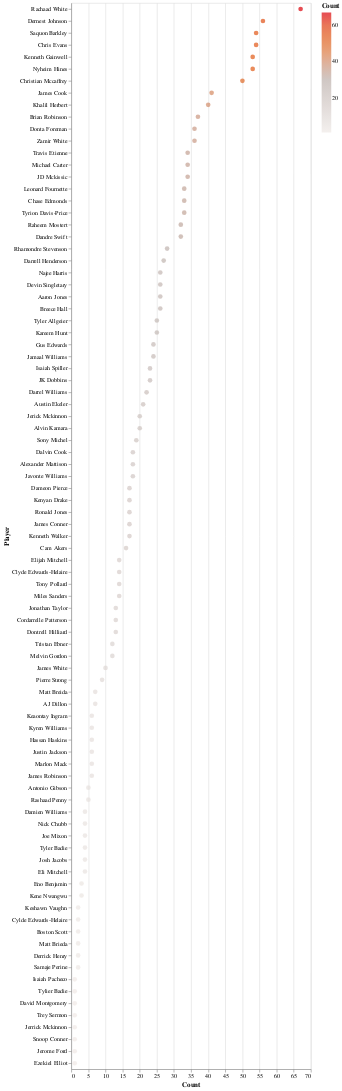

Notebook code cell kept with this figure:
### Code cell
#RB Exposure
alt.Chart(RB_exp).mark_circle(size=60).encode(
    x='Count',
     y=alt.Y("Player", sort='-x'),
    color=alt.Color('Count', scale=alt.Scale(scheme='lightgreyred')),
    tooltip=['Player', 'Count', '%', 'Cap', 'Pick', 'Value']
).interactive()

### Figure 1 — Vega-Lite specification as saved in the notebook (floating-point values rounded to 4 significant figures)
{"config": {"view": {"continuousWidth": 400, "continuousHeight": 300}}, "data": {"name": "data-f984b4d5578955dfdb89e7ee8a06fb7d"}, "mark": {"type": "circle", "size": 60}, "encoding": {"color": {"field": "Count", "scale": {"scheme": "lightgreyred"}, "type": "quantitative"}, "tooltip": [{"field": "Player", "type": "nominal"}, {"field": "Count", "type": "quantitative"}, {"field": "%", "type": "quantitative"}, {"field": "Cap", "type": "quantitative"}, {"field": "Pick", "type": "quantitative"}, {"field": "Value", "type": "quantitative"}], "x": {"field": "Count", "type": "quantitative"}, "y": {"field": "Player", "sort": "-x", "type": "nominal"}}, "selection": {"selector004": {"type": "interval", "bind": "scales", "encodings": ["x", "y"]}}, "$schema": "https://vega.github.io/schema/vega-lite/v4.17.0.json", "datasets": {"data-f984b4d5578955dfdb89e7ee8a06fb7d": [{"Player": "Rachaad White", "Count": 67, "%": 23.5, "POS": "RB", "3": 6, "4": 2, "5": 37, "25": 22, "Cap": 761, "Pick": 131.4, "Value": -1.134}, {"Player": "Dernest Johnson", "Count": 56, "%": 19.6, "POS": "RB", "3": 7, "4": 8, "5": 12, "25": 29, "Cap": 838, "Pick": 217.3, "Value": 0.7714}, {"Player": "Saquon Barkley", "Count": 54, "%": 18.9, "POS": "RB", "3": 0, "4": 5, "5": 20, "25": 29, "Cap": 845, "Pick": 21.78, "Value": -1.369}, {"Player": "Chris Evans", "Count": 54, "%": 18.9, "POS": "RB", "3": 5, "4": 2, "5": 32, "25": 15, "Cap": 558, "Pick": 216.9, "Value": 1.18}, {"Player": "Kenneth Gainwell", "Count": 53, "%": 18.6, "POS": "RB", "3": 3, "4": 2, "5": 28, "25": 20, "Cap": 657, "Pick": 154.3, "Value": -0.3302}, {"Player": "Nyheim Hines", "Count": 53, "%": 18.6, "POS": "RB", "3": 6, "4": 4, "5": 19, "25": 24, "Cap": 729, "Pick": 139.1, "Value": 1.172}, {"Player": "Christian Mccaffrey", "Count": 50, "%": 17.5, "POS": "RB", "3": 7, "4": 2, "5": 26, "25": 15, "Cap": 534, "Pick": 2.3, "Value": -0.662}, {"Player": "James Cook", "Count": 41, "%": 14.4, "POS": "RB", "3": 0, "4": 0, "5": 19, "25": 22, "Cap": 645, "Pick": 107.7, "Value": 1.012}, {"Player": "Khalil Herbert", "Count": 40, "%": 14.0, "POS": "RB", "3": 2, "4": 0, "5": 21, "25": 17, "Cap": 536, "Pick": 171.9, "Value": 3.285}, {"Player": "Brian Robinson", "Count": 37, "%": 13.0, "POS": "RB", "3": 3, "4": 3, "5": 17, "25": 14, "Cap": 456, "Pick": 192.2, "Value": 2.046}, {"Player": "Donta Foreman", "Count": 36, "%": 12.6, "POS": "RB", "3": 4, "4": 2, "5": 23, "25": 7, "Cap": 310, "Pick": 205.4, "Value": 2.044}, {"Player": "Zamir White", "Count": 36, "%": 12.6, "POS": "RB", "3": 3, "4": 1, "5": 18, "25": 14, "Cap": 453, "Pick": 202.1, "Value": 1.125}, {"Player": "Travis Etienne", "Count": 34, "%": 11.9, "POS": "RB", "3": 1, "4": 0, "5": 28, "25": 5, "Cap": 268, "Pick": 44.94, "Value": -0.005882}, {"Player": "Michael Carter", "Count": 34, "%": 11.9, "POS": "RB", "3": 3, "4": 5, "5": 11, "25": 15, "Cap": 459, "Pick": 137.8, "Value": 3.697}, {"Player": "JD Mckissic", "Count": 34, "%": 11.9, "POS": "RB", "3": 2, "4": 1, "5": 16, "25": 15, "Cap": 465, "Pick": 166.8, "Value": 5.638}, {"Player": "Leonard Fournette", "Count": 33, "%": 11.6, "POS": "RB", "3": 4, "4": 3, "5": 8, "25": 18, "Cap": 514, "Pick": 23.88, "Value": 1.37}, {"Player": "Chase Edmonds", "Count": 33, "%": 11.6, "POS": "RB", "3": 6, "4": 5, "5": 13, "25": 9, "Cap": 328, "Pick": 106.2, "Value": 5.082}, {"Player": "Tyrion Davis-Price", "Count": 33, "%": 11.6, "POS": "RB", "3": 3, "4": 0, "5": 12, "25": 18, "Cap": 519, "Pick": 174.3, "Value": 3.248}, {"Player": "Raheem Mostert", "Count": 32, "%": 11.2, "POS": "RB", "3": 1, "4": 0, "5": 15, "25": 16, "Cap": 478, "Pick": 186.9, "Value": 7.853}, {"Player": "Dandre Swift", "Count": 32, "%": 11.2, "POS": "RB", "3": 3, "4": 0, "5": 9, "25": 20, "Cap": 554, "Pick": 16.34, "Value": 0.05625}, {"Player": "Rhamondre Stevenson", "Count": 28, "%": 9.8, "POS": "RB", "3": 1, "4": 0, "5": 15, "25": 12, "Cap": 378, "Pick": 118.7, "Value": 4.182}, {"Player": "Darrell Henderson", "Count": 27, "%": 9.5, "POS": "RB", "3": 3, "4": 3, "5": 12, "25": 9, "Cap": 306, "Pick": 147.0, "Value": 4.648}, {"Player": "Najee Harris", "Count": 26, "%": 9.1, "POS": "RB", "3": 1, "4": 0, "5": 13, "25": 12, "Cap": 368, "Pick": 10.65, "Value": 1.138}, {"Player": "Devin Singletary", "Count": 26, "%": 9.1, "POS": "RB", "3": 0, "4": 1, "5": 12, "25": 13, "Cap": 389, "Pick": 98.27, "Value": 4.273}, {"Player": "Aaron Jones", "Count": 26, "%": 9.1, "POS": "RB", "3": 2, "4": 1, "5": 13, "25": 10, "Cap": 325, "Pick": 20.85, "Value": 0.2654}, {"Player": "Breece Hall", "Count": 26, "%": 9.1, "POS": "RB", "3": 2, "4": 2, "5": 10, "25": 12, "Cap": 364, "Pick": 50.54, "Value": 2.169}, {"Player": "Tyler Allgeier", "Count": 25, "%": 8.8, "POS": "RB", "3": 2, "4": 1, "5": 7, "25": 15, "Cap": 420, "Pick": 148.6, "Value": 0.328}, {"Player": "Kareem Hunt", "Count": 25, "%": 8.8, "POS": "RB", "3": 0, "4": 2, "5": 11, "25": 12, "Cap": 363, "Pick": 102.9, "Value": 5.104}, {"Player": "Gus Edwards", "Count": 24, "%": 8.4, "POS": "RB", "3": 1, "4": 2, "5": 5, "25": 16, "Cap": 436, "Pick": 171.2, "Value": 1.621}, {"Player": "Jamaal Williams", "Count": 24, "%": 8.4, "POS": "RB", "3": 3, "4": 2, "5": 5, "25": 14, "Cap": 392, "Pick": 179.2, "Value": -0.5167}, {"Player": "Isaiah Spiller", "Count": 23, "%": 8.1, "POS": "RB", "3": 3, "4": 2, "5": 9, "25": 9, "Cap": 287, "Pick": 140.5, "Value": 4.435}, {"Player": "JK Dobbins", "Count": 23, "%": 8.1, "POS": "RB", "3": 1, "4": 1, "5": 7, "25": 14, "Cap": 392, "Pick": 65.52, "Value": 3.161}, {"Player": "Darrel Williams", "Count": 22, "%": 7.7, "POS": "RB", "3": 1, "4": 0, "5": 16, "25": 5, "Cap": 208, "Pick": 184.7, "Value": 2.273}, {"Player": "Austin Ekeler", "Count": 21, "%": 7.4, "POS": "RB", "3": 1, "4": 2, "5": 3, "25": 15, "Cap": 401, "Pick": 6.714, "Value": 0.4905}, {"Player": "Jerick Mckinnon", "Count": 20, "%": 7.0, "POS": "RB", "3": 0, "4": 5, "5": 2, "25": 13, "Cap": 355, "Pick": 189.9, "Value": 3.41}, {"Player": "Alvin Kamara", "Count": 20, "%": 7.0, "POS": "RB", "3": 2, "4": 2, "5": 10, "25": 6, "Cap": 214, "Pick": 23.75, "Value": 1.32}, {"Player": "Sony Michel", "Count": 19, "%": 6.7, "POS": "RB", "3": 1, "4": 0, "5": 11, "25": 7, "Cap": 233, "Pick": 213.7, "Value": 0.4105}, {"Player": "Dalvin Cook", "Count": 18, "%": 6.3, "POS": "RB", "3": 2, "4": 1, "5": 9, "25": 6, "Cap": 205, "Pick": 11.28, "Value": 1.106}, {"Player": "Alexander Mattison", "Count": 18, "%": 6.3, "POS": "RB", "3": 0, "4": 0, "5": 7, "25": 11, "Cap": 310, "Pick": 128.2, "Value": 3.994}, {"Player": "Javonte Williams", "Count": 18, "%": 6.3, "POS": "RB", "3": 1, "4": 0, "5": 7, "25": 10, "Cap": 288, "Pick": 27.94, "Value": 2.678}, {"Player": "Dameon Pierce", "Count": 17, "%": 6.0, "POS": "RB", "3": 0, "4": 1, "5": 10, "25": 6, "Cap": 204, "Pick": 136.1, "Value": 4.047}, {"Player": "Kenyan Drake", "Count": 17, "%": 6.0, "POS": "RB", "3": 0, "4": 1, "5": 12, "25": 4, "Cap": 164, "Pick": 214.2, "Value": 3.124}, {"Player": "Ronald Jones", "Count": 17, "%": 6.0, "POS": "RB", "3": 2, "4": 1, "5": 7, "25": 7, "Cap": 220, "Pick": 138.2, "Value": 3.565}, {"Player": "James Conner", "Count": 17, "%": 6.0, "POS": "RB", "3": 0, "4": 0, "5": 5, "25": 12, "Cap": 325, "Pick": 40.94, "Value": 2.529}, {"Player": "Kenneth Walker", "Count": 17, "%": 6.0, "POS": "RB", "3": 2, "4": 3, "5": 6, "25": 6, "Cap": 198, "Pick": 116.0, "Value": 5.529}, {"Player": "Cam Akers", "Count": 16, "%": 5.6, "POS": "RB", "3": 1, "4": 2, "5": 3, "25": 10, "Cap": 276, "Pick": 43.75, "Value": 2.275}, {"Player": "Elijah Mitchell", "Count": 14, "%": 4.9, "POS": "RB", "3": 1, "4": 0, "5": 6, "25": 7, "Cap": 208, "Pick": 71.0, "Value": 5.279}, {"Player": "Clyde Edwards-Helaire", "Count": 14, "%": 4.9, "POS": "RB", "3": 1, "4": 0, "5": 6, "25": 7, "Cap": 208, "Pick": 82.43, "Value": 3.929}, {"Player": "Tony Pollard", "Count": 14, "%": 4.9, "POS": "RB", "3": 2, "4": 2, "5": 1, "25": 9, "Cap": 244, "Pick": 90.0, "Value": 1.564}, {"Player": "Miles Sanders", "Count": 14, "%": 4.9, "POS": "RB", "3": 1, "4": 0, "5": 1, "25": 12, "Cap": 308, "Pick": 90.93, "Value": 0.3429}, {"Player": "Jonathan Taylor", "Count": 13, "%": 4.6, "POS": "RB", "3": 0, "4": 0, "5": 4, "25": 9, "Cap": 245, "Pick": 1.077, "Value": -0.02308}, {"Player": "Cordarrelle Patterson", "Count": 13, "%": 4.6, "POS": "RB", "3": 1, "4": 4, "5": 4, "25": 4, "Cap": 139, "Pick": 104.8, "Value": 8.685}, {"Player": "Dontrell Hilliard", "Count": 13, "%": 4.6, "POS": "RB", "3": 2, "4": 1, "5": 4, "25": 6, "Cap": 180, "Pick": 230.6, "Value": 0.6923}, {"Player": "Tristan Ebner", "Count": 12, "%": 4.2, "POS": "RB", "3": 1, "4": 0, "5": 0, "25": 11, "Cap": 278, "Pick": 227.2, "Value": 0.8583}, {"Player": "Melvin Gordon", "Count": 12, "%": 4.2, "POS": "RB", "3": 0, "4": 0, "5": 6, "25": 6, "Cap": 180, "Pick": 114.6, "Value": 5.117}, {"Player": "James White", "Count": 10, "%": 3.5, "POS": "RB", "3": 0, "4": 0, "5": 8, "25": 2, "Cap": 90, "Pick": 211.4, "Value": 0.6}, {"Player": "Pierre Strong", "Count": 9, "%": 3.2, "POS": "RB", "3": 1, "4": 1, "5": 6, "25": 1, "Cap": 62, "Pick": 230.1, "Value": 1.333}, {"Player": "Matt Breida", "Count": 7, "%": 2.5, "POS": "RB", "3": 0, "4": 0, "5": 5, "25": 2, "Cap": 75, "Pick": 223.4, "Value": 0.0}, {"Player": "AJ Dillon", "Count": 7, "%": 2.5, "POS": "RB", "3": 0, "4": 0, "5": 4, "25": 3, "Cap": 95, "Pick": 79.0, "Value": 5.014}, {"Player": "Keaontay Ingram", "Count": 6, "%": 2.1, "POS": "RB", "3": 0, "4": 0, "5": 2, "25": 4, "Cap": 110, "Pick": 207.2, "Value": 2.933}, {"Player": "Kyren Williams", "Count": 6, "%": 2.1, "POS": "RB", "3": 0, "4": 1, "5": 0, "25": 5, "Cap": 129, "Pick": 234.3, "Value": 0.0}, {"Player": "Hassan Haskins", "Count": 6, "%": 2.1, "POS": "RB", "3": 1, "4": 0, "5": 4, "25": 1, "Cap": 48, "Pick": 221.5, "Value": 1.4}, {"Player": "Justin Jackson", "Count": 6, "%": 2.1, "POS": "RB", "3": 0, "4": 0, "5": 2, "25": 4, "Cap": 110, "Pick": 202.8, "Value": -2.25}, {"Player": "Marlon Mack", "Count": 6, "%": 2.1, "POS": "RB", "3": 0, "4": 0, "5": 3, "25": 3, "Cap": 90, "Pick": 195.7, "Value": 16.8}, {"Player": "James Robinson", "Count": 6, "%": 2.1, "POS": "RB", "3": 0, "4": 0, "5": 4, "25": 2, "Cap": 70, "Pick": 155.8, "Value": 10.93}, {"Player": "Antonio Gibson", "Count": 5, "%": 1.8, "POS": "RB", "3": 0, "4": 1, "5": 1, "25": 3, "Cap": 84, "Pick": 77.0, "Value": 10.64}, {"Player": "Rashaad Penny", "Count": 5, "%": 1.8, "POS": "RB", "3": 0, "4": 0, "5": 1, "25": 4, "Cap": 105, "Pick": 100.6, "Value": 12.64}, {"Player": "Damien Williams", "Count": 4, "%": 1.4, "POS": "RB", "3": 0, "4": 0, "5": 2, "25": 2, "Cap": 60, "Pick": 224.8, "Value": 0.0}, {"Player": "Nick Chubb", "Count": 4, "%": 1.4, "POS": "RB", "3": 0, "4": 0, "5": 0, "25": 4, "Cap": 100, "Pick": 22.5, "Value": 1.15}, {"Player": "Joe Mixon", "Count": 4, "%": 1.4, "POS": "RB", "3": 0, "4": 0, "5": 1, "25": 3, "Cap": 80, "Pick": 13.5, "Value": 1.55}, {"Player": "Tyler Badie", "Count": 4, "%": 1.4, "POS": "RB", "3": 0, "4": 0, "5": 0, "25": 4, "Cap": 100, "Pick": 232.2, "Value": 0.0}, {"Player": "Josh Jacobs", "Count": 4, "%": 1.4, "POS": "RB", "3": 0, "4": 0, "5": 2, "25": 2, "Cap": 60, "Pick": 72.0, "Value": 13.2}, {"Player": "Eli Mitchell", "Count": 4, "%": 1.4, "POS": "RB", "3": 0, "4": 3, "5": 0, "25": 1, "Cap": 37, "Pick": 68.25, "Value": 4.775}, {"Player": "Eno Benjamin", "Count": 3, "%": 1.1, "POS": "RB", "3": 1, "4": 0, "5": 0, "25": 2, "Cap": 53, "Pick": 232.0, "Value": 0.0}, {"Player": "Kene Nwangwu", "Count": 3, "%": 1.1, "POS": "RB", "3": 0, "4": 2, "5": 1, "25": 0, "Cap": 13, "Pick": 237.3, "Value": 0.0}, {"Player": "Keshawn Vaughn", "Count": 2, "%": 0.7, "POS": "RB", "3": 2, "4": 0, "5": 0, "25": 0, "Cap": 6, "Pick": 230.5, "Value": 0.0}, {"Player": "Cylde Edwards-Helaire", "Count": 2, "%": 0.7, "POS": "RB", "3": 0, "4": 0, "5": 1, "25": 1, "Cap": 30, "Pick": 90.5, "Value": 5.25}, {"Player": "Boston Scott", "Count": 2, "%": 0.7, "POS": "RB", "3": 1, "4": 0, "5": 0, "25": 1, "Cap": 28, "Pick": 233.5, "Value": 0.0}, {"Player": "Matt Brieda", "Count": 2, "%": 0.7, "POS": "RB", "3": 2, "4": 0, "5": 0, "25": 0, "Cap": 6, "Pick": 234.0, "Value": 0.0}, {"Player": "Derrick Henry", "Count": 2, "%": 0.7, "POS": "RB", "3": 0, "4": 0, "5": 0, "25": 2, "Cap": 50, "Pick": 7.5, "Value": 2.0}, {"Player": "Samaje Perine", "Count": 2, "%": 0.7, "POS": "RB", "3": 0, "4": 0, "5": 1, "25": 1, "Cap": 30, "Pick": 211.5, "Value": 0.0}, {"Player": "Isaiah Pacheco", "Count": 1, "%": 0.4, "POS": "RB", "3": 1, "4": 0, "5": 0, "25": 0, "Cap": 3, "Pick": 225.0, "Value": 0.0}, {"Player": "Tylier Badie", "Count": 1, "%": 0.4, "POS": "RB", "3": 0, "4": 0, "5": 0, "25": 1, "Cap": 25, "Pick": 238.0, "Value": 0.0}, {"Player": "David Montgomery", "Count": 1, "%": 0.4, "POS": "RB", "3": 0, "4": 0, "5": 0, "25": 1, "Cap": 25, "Pick": 52.0, "Value": 4.8}, {"Player": "Trey Sermon", "Count": 1, "%": 0.4, "POS": "RB", "3": 0, "4": 0, "5": 0, "25": 1, "Cap": 25, "Pick": 206.0, "Value": 0.0}, {"Player": "Jerrick Mckinnon", "Count": 1, "%": 0.4, "POS": "RB", "3": 0, "4": 0, "5": 1, "25": 0, "Cap": 5, "Pick": 191.0, "Value": 3.0}, {"Player": "Snoop Conner", "Count": 1, "%": 0.4, "POS": "RB", "3": 0, "4": 0, "5": 1, "25": 0, "Cap": 5, "Pick": 232.0, "Value": 0.0}, {"Player": "Jerome Ford", "Count": 1, "%": 0.4, "POS": "RB", "3": 0, "4": 0, "5": 1, "25": 0, "Cap": 5, "Pick": 220.0, "Value": 0.0}, {"Player": "Ezekiel Elliot", "Count": 1, "%": 0.4, "POS": "RB", "3": 0, "4": 1, "5": 0, "25": 0, "Cap": 4, "Pick": 42.0, "Value": 4.4}]}}
